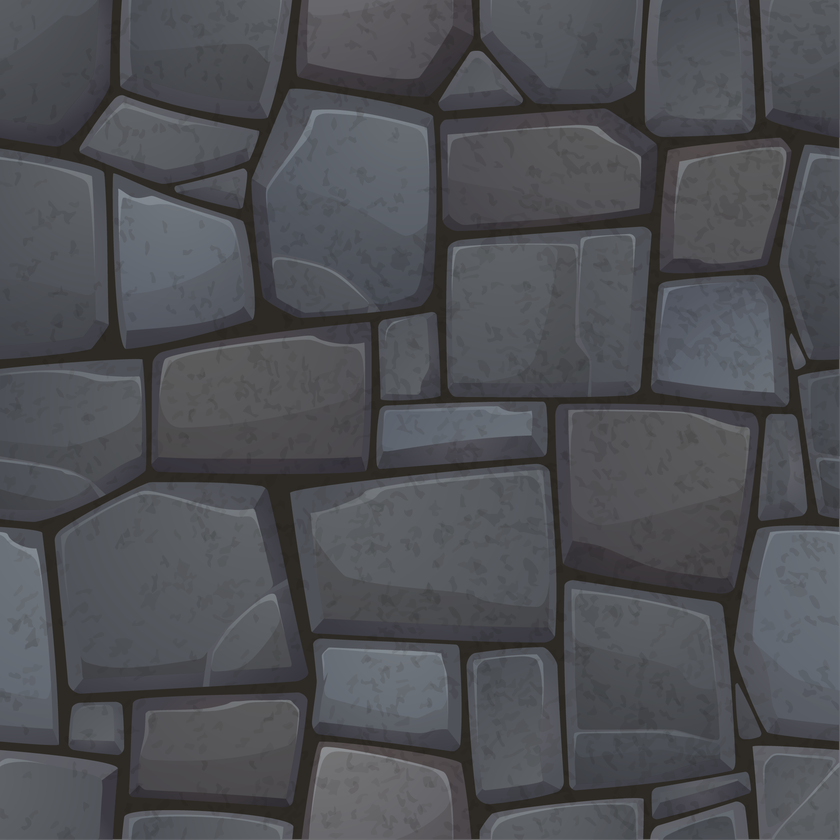
#> input picture assets/stone.png, 840 x 840 px, shrunk from 2084 x 2084 before the run
$ python 3_rotate_and_crop.py
#> lines starting #> are read from the running program, lines starting #| are printed output that depends on the picture
from PIL import Image

img = Image.open("../assets/stone.png")
#> img is the input picture: PIL image 840x840 RGBA; mean R, G, B, A 78.5, 79.8, 84.2, 255
img = img.rotate(45)
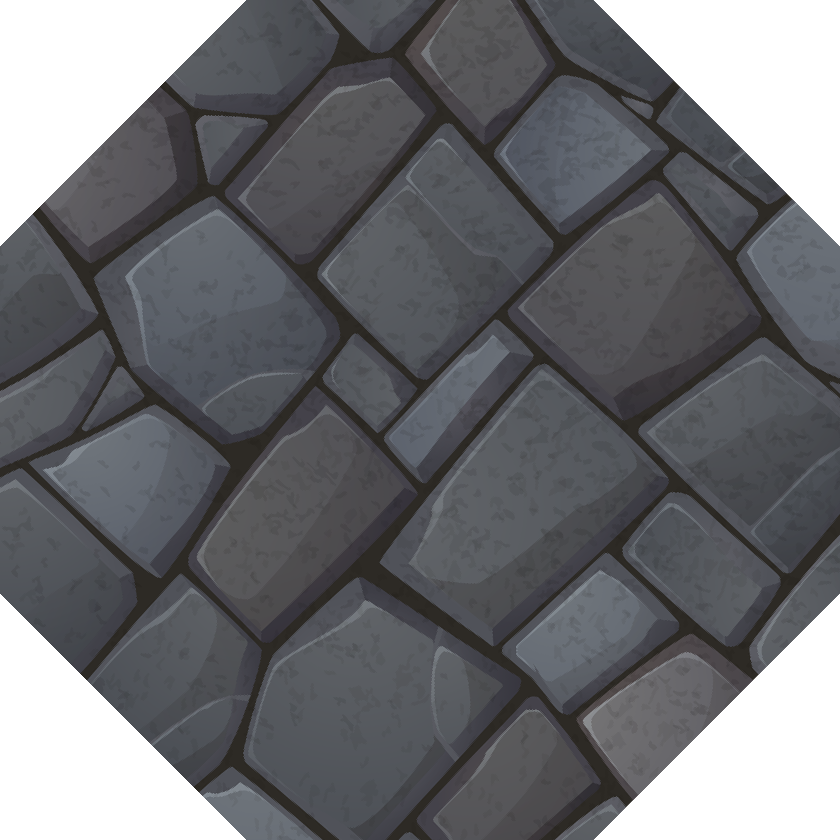
#> img: PIL image 840x840 RGBA; mean R, G, B, A 65.1, 66.1, 69.7, 211.1; transparent parts drawn white
print(img.size)
#| (840, 840)
left = 100
top = 100
right = 1000
bottom = 1000
img = img.crop((left,top,right,bottom))
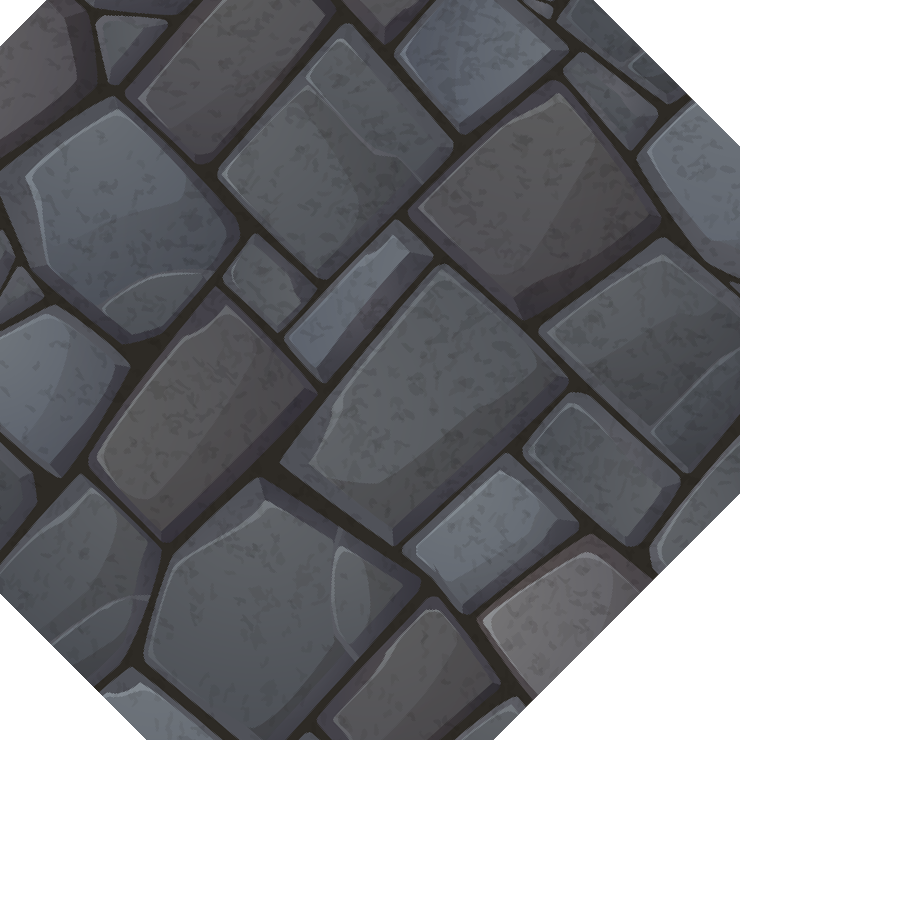
#> img: PIL image 900x900 RGBA; mean R, G, B, A 48.2, 48.9, 51.6, 155.7; transparent parts drawn white
img.show()

$ run again, with assets/brown.png copied over assets/stone.png
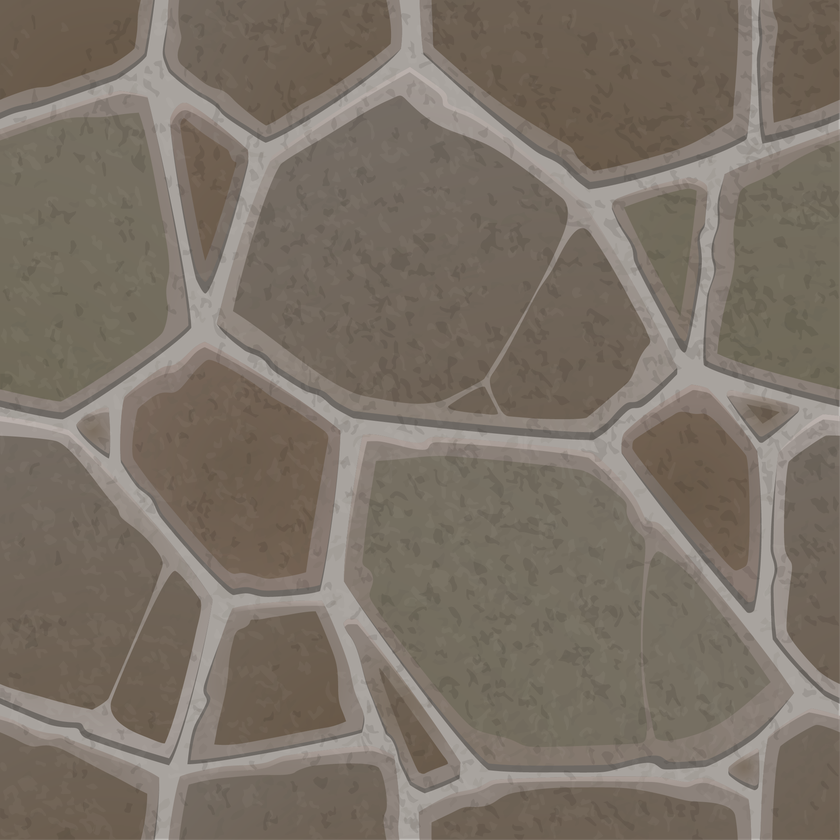
#> input picture assets/brown.png, 840 x 840 px, shrunk from 2084 x 2084 before the run
#> img is the input picture: PIL image 840x840 RGBA; mean R, G, B, A 123, 113.3, 102.4, 255
#> `img = img.rotate(45)`:
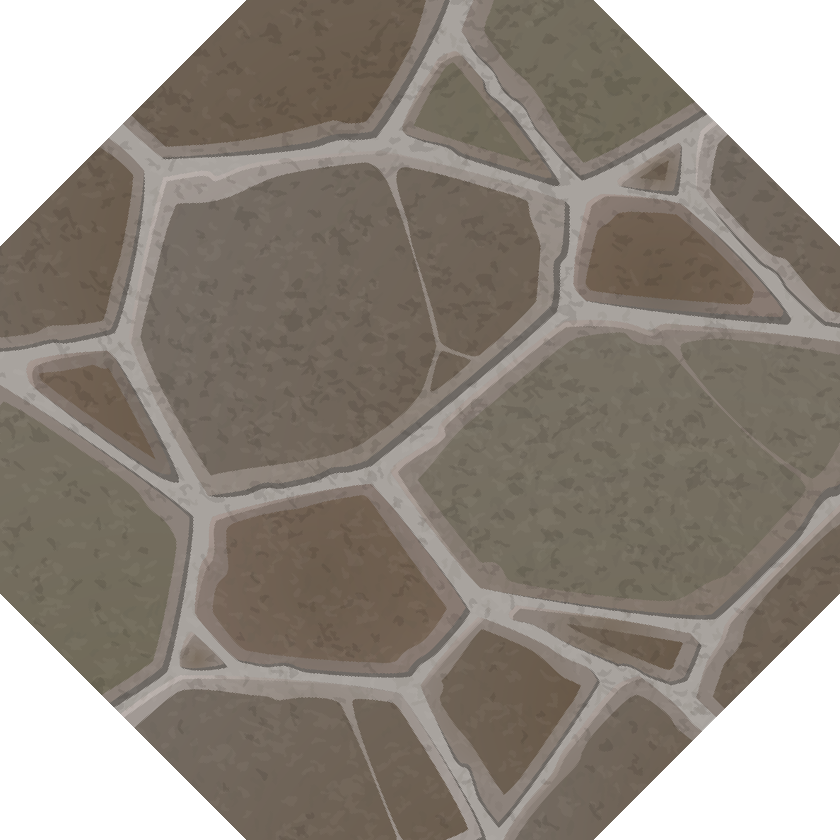
#> img: PIL image 840x840 RGBA; mean R, G, B, A 101.8, 93.9, 84.9, 211.1; transparent parts drawn white
#| (840, 840)
#> `img = img.crop((left,top,right,bottom))`:
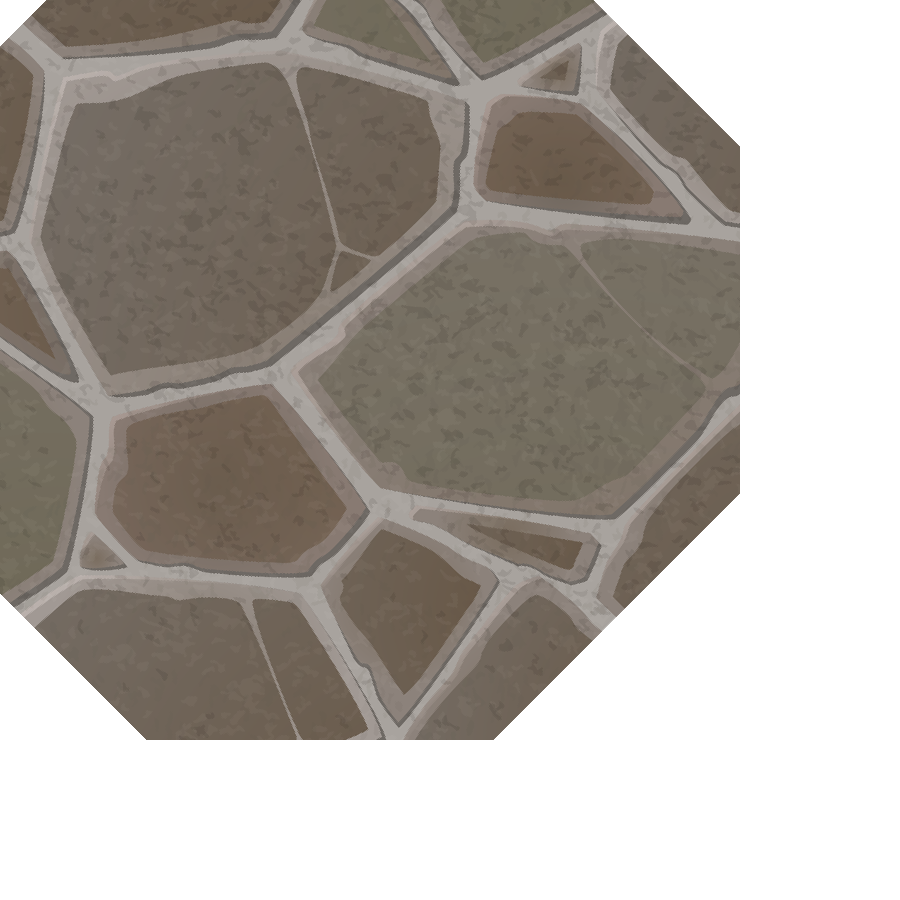
#> img: PIL image 900x900 RGBA; mean R, G, B, A 75.7, 69.9, 63.5, 155.7; transparent parts drawn white
